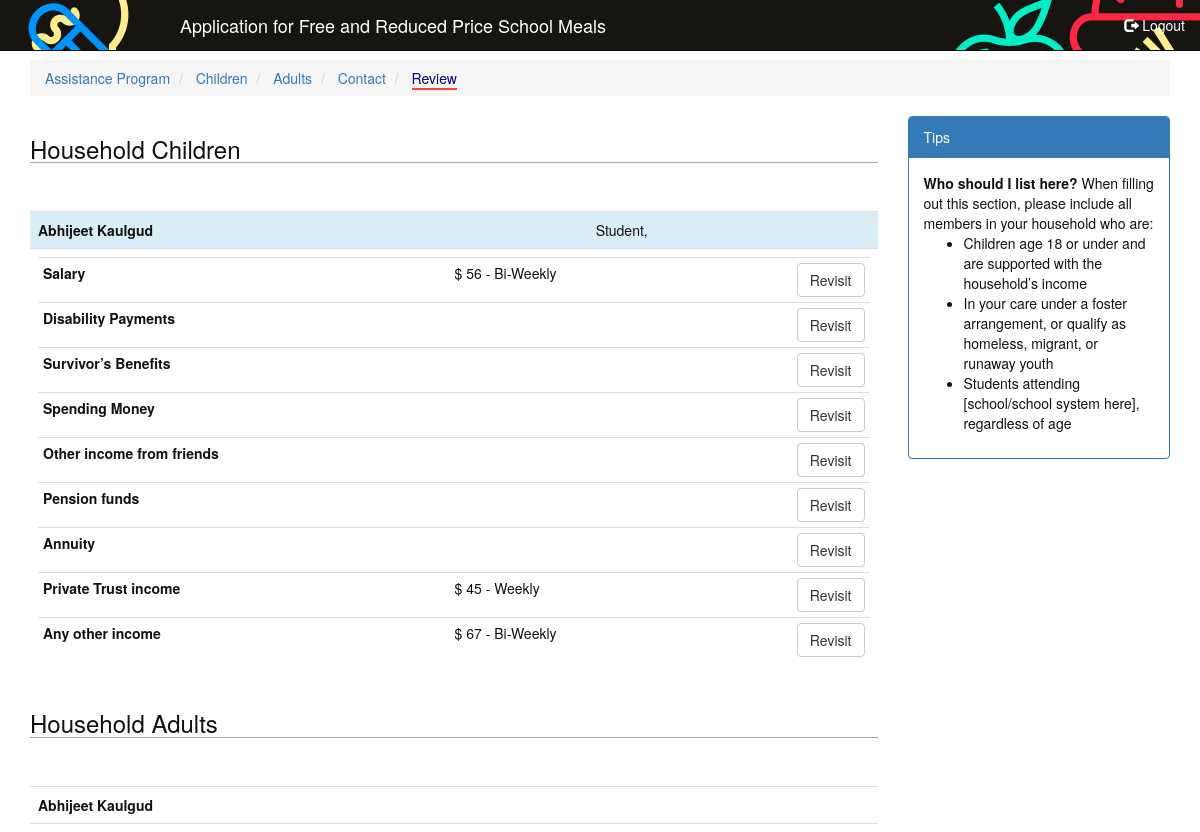
Page /eat/app/review (signed in, upper part) on the earlier database version.
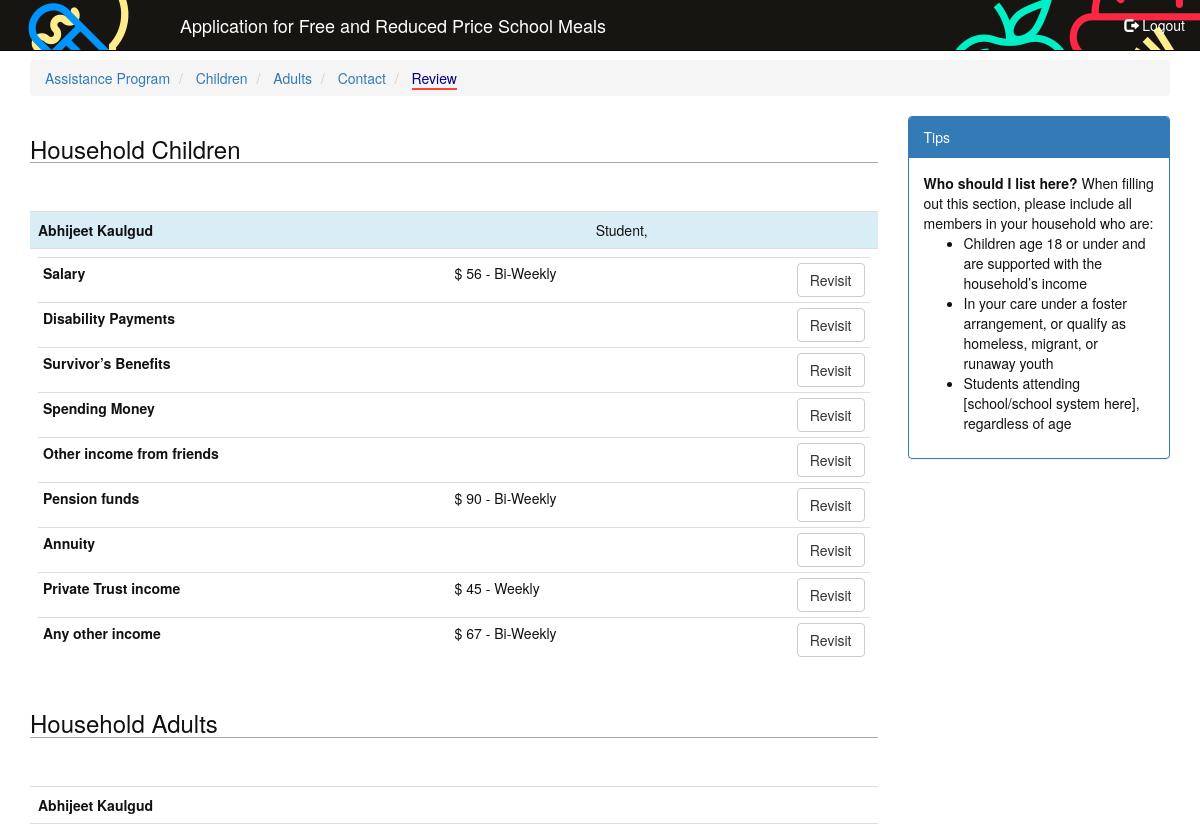
Same page on the later database version.
### eat/models.py (models this page shows, shortened)
class EarningsPage(models.Model):
    entity = models.CharField(max_length=50,
                                choices=(('child', 'Child',), ('adult', 'Adult',)),
                                verbose_name='Entity')
    name = models.CharField(max_length=50, verbose_name='Page name')
    page_arg = models.CharField(max_length=50,
                                choices=(('child_id', 'child_id',), ('adult_id', 'adult_id',)),
                                verbose_name='Page Argument', blank=True, null=True)
    source = models.ForeignKey(EarningSource, blank=True, null=True)
    page_type = models.CharField(max_length=20,
                                 choices=(('form', 'Form',),
                                          ('confirmation', 'Confirmation',),
                                          ('summary', 'Summary',)),
                                 verbose_name='Page Type', default='form')
    value_field = models.CharField(max_length=50, verbose_name='Value Field', blank=True, null=True)
    frequency_field = models.CharField(max_length=50, verbose_name='Frequency Field', blank=True, null=True)
    display_title = models.CharField(max_length=100, verbose_name='Display Title', blank=True, null=True)
    headline = models.CharField(max_length=500, verbose_name='Page Headline', blank=True, null=True)
    help_tip = models.CharField(max_length=1000, verbose_name='Help tip', blank=True, null=True)
    template = models.CharField(max_length=500, verbose_name='Template path',
                                default='eat/user/application/child/earnings.html')
    next = models.ForeignKey('self', blank=True, null=True, related_name='next_page')
    skip_to = models.ForeignKey('self', blank=True, null=True, related_name='skip_page')

class Child(models.Model):
    children = models.Manager()
    application = models.ForeignKey(Application, on_delete=models.CASCADE)
    first_name = models.CharField(max_length=25,
                                  verbose_name='First Name')
    last_name = models.CharField(max_length=25,
                                 verbose_name='Last Name')
    middle_name = models.CharField(max_length=25,
                                   verbose_name='Middle Name',
                                   blank=True,
                                   null=True)
    is_student = models.BooleanField(verbose_name='Is Student')
    foster_child = models.BooleanField(verbose_name='Is Foster Child')
    hmr = models.BooleanField(verbose_name='Homeless, Migrant, Runaway')
    salary = models.IntegerField(verbose_name='Salary',
                                 help_text='Salary or Wages from a Job',
                                 blank=True,
                                 null=True)
    salary_frequency = models.IntegerField(choices=PAY_FREQUENCIES,
                                           verbose_name='Frequency Of Salary',
                                           help_text='How often are earnings received',
                                           blank=True,
                                           null=True)
    ssi_disability = models.IntegerField(verbose_name='Social Security Income for Disability',
                                         help_text='Social security income for childs blindness or disability',
                                         blank=True,
                                         null=True)
    ssi_disability_frequency = models.IntegerField(choices=PAY_FREQUENCIES,
                                                   verbose_name='Frequency Of Social Security Income for Disability',
                                                   help_text='How often are earnings received',
                                                   blank=True,
                                                   null=True)
    ssi_parent_disability = models.IntegerField(verbose_name='Social Security Income for Parents Disability',
                                                help_text='Social security income received if parent is disabled/retired/deceased',
                                                blank=True,
                                                null=True)
    ssi_parent_disability_frequency = models.IntegerField(choices=PAY_FREQUENCIES,
                                                          verbose_name='Frequency Of Social Security Income for Parent Disabilty',
                                                          help_text='How often are earnings received',
                                                          blank=True,
                                                          null=True)
    spending_money_income = models.IntegerField(verbose_name='Spending Money Income',
                                                help_text='Spending money received from a person outside the household',
                                                blank=True,
                                                null=True)
    spending_money_income_frequency = models.IntegerField(choices=PAY_FREQUENCIES,
                                                          verbose_name='Frequency Of Spending Money Income',
                                                          help_text='How often are earnings received',
                                                          blank=True,
                                                          null=True)
    other_friend_income = models.IntegerField(verbose_name='Other Regular Income From Friends',
                                              blank=True,
                                              null=True)
    other_friend_income_frequency = models.IntegerField(choices=PAY_FREQUENCIES,
                                                        verbose_name='Frequency Of Other Regular Income From Friends',
                                                        help_text='How often are earnings received',
                                                        blank=True,
                                                        null=True)
    pension_income = models.IntegerField(verbose_name='Pension Income',
                                         blank=True,
                                         null=True)
    pension_income_frequency = models.IntegerField(choices=PAY_FREQUENCIES,
                                                   verbose_name='Pension Income Frequency',
                                                   help_text='How often are earnings received',
                                                   blank=True,
                                                   null=True)
    annuity_income = models.IntegerField(verbose_name='Annuity Income',
                                         blank=True,
                                         null=True)
    annuity_income_frequency = models.IntegerField(choices=PAY_FREQUENCIES,
                                                   verbose_name='Annuity Income Frequency',
                                                   help_text='How often are earnings received',
                                                   blank=True,
                                                   null=True)
    trust_income = models.IntegerField(verbose_name='Trust Income',
                                       blank=True,
                                       null=True)
    trust_income_frequency = models.IntegerField(choices=PAY_FREQUENCIES,
                                                 verbose_name='Trust Income Frequency',
                                                 help_text='How often are earnings received',
                                                 blank=True,
                                                 null=True)
    other_income = models.IntegerField(verbose_name='Other Income',
                                       help_text='Any other income',
                                       blank=True,
                                       null=True)
    other_income_frequency = models.IntegerField(choices=PAY_FREQUENCIES,
                                                 verbose_name='Other Income Frequency',
                                                 help_text='How often are earnings received',
                                                 blank=True,
                                                 null=True)

### eat/views.py (the view)
@login_required
def review(request):
    args = dict()
    app = AppUtil.get_by_user(user=request.user)
    _children = Child.children.filter(application=app[0])
    _adults = Adult.adults.filter(application=app[0])
    args['app'] = app[0]
    args['children'] = _children
    args['adults'] = _adults
    args['nav'] = AppUtil.get_nav(nav=nav, url='review')
    args['child_earnings_pages'] = AppUtil.get_earnings_pages('children')
    args['adult_earnings_pages'] = AppUtil.get_earnings_pages('adults')
    return render(request, "eat/user/application/review.html", args)

### eat/templatetags/navigation.py (called while the page is built)
@register.inclusion_tag('eat/user/application/nav.html')
def show_nav(nav):
    return {'nav': nav}

### eat/templatetags/tags.py (called while the page is built)
@register.filter(name='getvalue')
def getvalue(object, property):
    if object:
        return getattr(object, property)
    else:
        return None

@register.filter(name='frequencylabel')
def frequencylabel(value):
    if value:
        return dict(PAY_FREQUENCIES).get(value)
    else:
        return ""

### eat/util.py (called while the page is built)
    @classmethod
    def get_by_user(cls, user):
        app = Application.applications.filter(user=user.id)
        return app

    @classmethod
    def get_earnings_pages(self, entity):
        p = EarningsPage.objects.get(name=entity)
        e = []
        while p.next.name != entity:
            if p.next.page_type == 'form':
                e.append(p.next)
            p = p.next
        return e

    @classmethod
    def get_nav(cls, nav, url):
        t = []
        for k, v in nav.items():
            v['current'] = True if v['url'] == url else False
            t.append(v)
        s = sorted(t, key=lambda k:k['position'])
        return s

### eat/templates/eat/user/application/review.html (shortened to what this page needs)
{% extends "eat/user/application/base.html" %}
{% load staticfiles %}
{% load humanize %}
{% load tags %}
{% block application_content_main %}
    <h3>Household Children</h3>
    {% if children %}
        <table class="table">
            {% for child in children %}
                <tr class="info">
                    <th>{{ child.first_name }} {{ child.middle_name }} {{ child.last_name }}</th>
                    <td>
                        {% if child.is_student %} Student, {% endif %}
                    </td>
                </tr>
                {% if not child.application.assistance_program %}
                    <tr>
                        <td colspan="2">
                            <table class="table table-condensed">
                                {% for page in child_earnings_pages %}
                                    <tr>
                                        <th>{{ page.display_title }}</th>
                                        <td>
                                            {% if child|getvalue:page.value_field %}
                                                $ {{ child|getvalue:page.value_field|intcomma }} -
                                                {{ child|getvalue:page.frequency_field|frequencylabel }}
                                            {% endif %}
                                        </td>
                                        <td>
                                            <a class="btn btn-default pull-right"
                                               href="{% url page.name  child_id=child.id %}">
                                                Revisit
                                            </a>
                                        </td>
                                    </tr>
                                {% endfor %}
                            </table>
                        </td>
                    </tr>
                {% endif %}
            {% endfor %}
        </table>
    {% endif %}
    <h3>Household Adults</h3>
    {% if adults %}
        <table class="table">
            {% for adult in adults %}
                <tr>
                    <th>{{ adult.first_name }} {{ adult.middle_name }} {{ adult.last_name }}</th>
                </tr>
                <tr>
                    <td>
                    </td>
                </tr>
            {% endfor %}
        </table>
    {% endif %}
{% endblock %}
{% block application_content_right %}
    <div class="panel panel-primary">
        <div class="panel-heading">
            Tips
        </div>
        <div class="panel-body">
            <strong>Who should I list here?</strong>
            When filling out this section, please include all members in your household who are:
            <ul>
                <li>Children age 18 or under and are supported with the household’s income</li>
                <li>In your care under a foster arrangement, or qualify as homeless, migrant, or runaway youth</li>
                <li>Students attending [school/school system here], regardless of age</li>
            </ul>
        </div>
    </div>
{% endblock %}

Differences in the rows shown:
changed through a linked row, EarningsPage "Pension funds": value_field.pension_income (not shown) → "90"; frequency_field.pension_income_frequency (not shown) → "Bi-Weekly"
